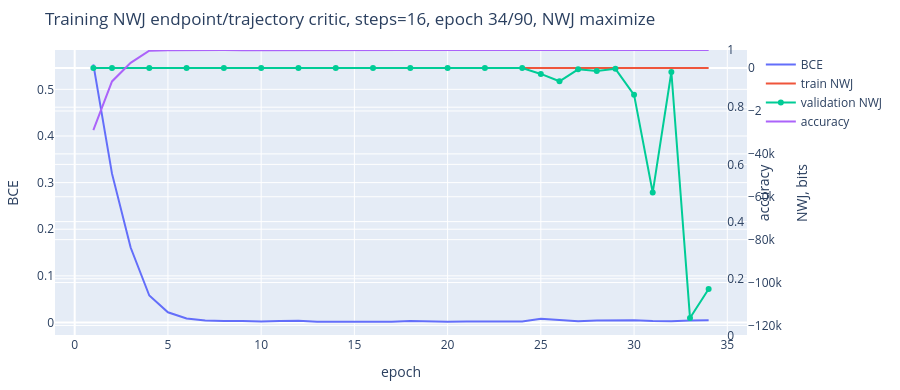

The notebook cell this image was saved under:
### Code cell
def train_discriminator_for_steps(step_count):
    model, optimizer, scheduler = create_discriminator_bundle()
    history = []
    best_val_nwj_bits = -float("inf")
    best_state_dict = None
    best_epoch = None
    stale_nwj_epochs = 0
    model.train()

    for epoch in range(1, TRAIN_EPOCHS + 1):
        if epoch == BCE_WARMUP_EPOCHS + 1:
            for group in optimizer.param_groups:
                group["lr"] = NWJ_LEARNING_RATE
        losses = []
        skipped_batches = 0
        bces = []
        accuracies = []
        pos_logits = []
        neg_logits = []
        phase = "BCE warmup" if epoch <= BCE_WARMUP_EPOCHS else "NWJ maximize"
        for _ in range(TRAIN_BATCHES_PER_EPOCH):
            x, pad_mask, endpoint, labels = make_discriminator_batch(
                TRAIN_BATCH_SIZE, step_count
            )
            positive_logit, negative_logit = contrastive_logits(
                model, x, pad_mask, endpoint, NEGATIVES_PER_POSITIVE
            )
            logits = torch.cat([positive_logit, negative_logit], dim=0)
            bce = F.binary_cross_entropy_with_logits(logits, labels)
            if epoch <= BCE_WARMUP_EPOCHS:
                loss = bce
            else:
                loss = (
                    discriminator_nwj_training_loss(positive_logit, negative_logit)
                    + NWJ_BCE_WEIGHT * bce
                )

            if not torch.isfinite(loss):
                skipped_batches += 1
                optimizer.zero_grad(set_to_none=True)
                continue
            optimizer.zero_grad(set_to_none=True)
            loss.backward()
            grad_norm = torch.nn.utils.clip_grad_norm_(model.parameters(), 1.0)
            if not torch.isfinite(grad_norm):
                skipped_batches += 1
                optimizer.zero_grad(set_to_none=True)
                continue
            optimizer.step()
            scheduler.step()

            with torch.no_grad():
                prediction = logits > 0.0
                losses.append(float(loss.detach().cpu()))
                bces.append(float(bce.detach().cpu()))
                accuracies.append(
                    float((prediction == labels.bool()).float().mean().cpu())
                )
                pos_logits.append(positive_logit.detach())
                neg_logits.append(negative_logit.detach())

        if not pos_logits:
            print(f"all batches skipped at epoch {epoch}; stopping this model")
            break
        pos_logits = torch.cat(pos_logits)
        neg_logits = torch.cat(neg_logits)
        should_validate = (
            epoch == 1
            or epoch % VALIDATION_EVERY == 0
            or epoch == TRAIN_EPOCHS
            or epoch >= NWJ_EARLY_STOP_MIN_EPOCHS
        )
        validation = None
        if should_validate:
            validation = estimate_nwj_bound(
                model,
                step_count,
                VALIDATION_BATCH_SIZE,
                VALIDATION_BATCHES_PER_POINT,
                VALIDATION_NEGATIVES_PER_POSITIVE,
                0.5,
                clamp_abs=LOGIT_ABS_CLAMP,
            )
        row = dict(
            epoch=epoch,
            phase=phase,
            loss=float(np.mean(losses)),
            bce=float(np.mean(bces)),
            accuracy=float(np.mean(accuracies)),
            skipped_batches=skipped_batches,
            train_nwj_bits=discriminator_nwj_training_bits(pos_logits, neg_logits),
            val_nwj_bits=np.nan if validation is None else validation["nwj_bits"],
            pos_logit_bits=float(
                (bounded_logits(pos_logits).mean() / math.log(2.0)).cpu()
            ),
            neg_penalty_bits=float(
                (nwj_terms(pos_logits, neg_logits)[1].mean() / math.log(2.0)).cpu()
            ),
        )
        history.append(row)

        if validation is not None and math.isfinite(row["val_nwj_bits"]):
            if row["val_nwj_bits"] > best_val_nwj_bits + NWJ_EARLY_STOP_MIN_DELTA_BITS:
                best_val_nwj_bits = row["val_nwj_bits"]
                best_epoch = epoch
                best_state_dict = {
                    key: value.detach().cpu().clone()
                    for key, value in model.state_dict().items()
                }
                stale_nwj_epochs = 0
            elif epoch > BCE_WARMUP_EPOCHS:
                stale_nwj_epochs += 1

        should_stop = (
            epoch >= NWJ_EARLY_STOP_MIN_EPOCHS
            and stale_nwj_epochs >= NWJ_EARLY_STOP_PATIENCE
            and best_state_dict is not None
        )

        if (
            epoch == 1
            or epoch % PLOT_EVERY == 0
            or epoch == TRAIN_EPOCHS
            or should_stop
        ):
            clear_output(wait=True)
            fig = go.Figure()
            fig.add_trace(
                go.Scatter(
                    x=[r["epoch"] for r in history],
                    y=[r["bce"] for r in history],
                    mode="lines",
                    name="BCE",
                )
            )
            fig.add_trace(
                go.Scatter(
                    x=[r["epoch"] for r in history],
                    y=[r["train_nwj_bits"] for r in history],
                    mode="lines",
                    name="train NWJ",
                    yaxis="y2",
                )
            )
            fig.add_trace(
                go.Scatter(
                    x=[r["epoch"] for r in history if math.isfinite(r["val_nwj_bits"])],
                    y=[
                        r["val_nwj_bits"]
                        for r in history
                        if math.isfinite(r["val_nwj_bits"])
                    ],
                    mode="lines+markers",
                    name="validation NWJ",
                    yaxis="y2",
                )
            )
            fig.add_trace(
                go.Scatter(
                    x=[r["epoch"] for r in history],
                    y=[r["accuracy"] for r in history],
                    mode="lines",
                    name="accuracy",
                    yaxis="y3",
                )
            )
            fig.update_layout(
                title=f"Training NWJ endpoint/trajectory critic, steps={step_count}, epoch {epoch}/{TRAIN_EPOCHS}, {phase}",
                xaxis_title="epoch",
                yaxis_title="BCE",
                yaxis2=dict(title="NWJ, bits", overlaying="y", side="right"),
                yaxis3=dict(
                    title="accuracy",
                    overlaying="y",
                    side="right",
                    anchor="free",
                    position=0.97,
                    range=[0.0, 1.0],
                ),
                height=390,
                margin=dict(l=40, r=90, t=50, b=40),
            )
            display(fig)

        if should_stop:
            print(
                f"early stop at epoch {epoch}: train_NWJ={row['train_nwj_bits']:.4f} bits, "
                f"val_NWJ={row['val_nwj_bits']:.4f} bits, BCE={row['bce']:.5f}, "
                f"best_val_NWJ={best_val_nwj_bits:.4f} bits at epoch {best_epoch}, "
                f"skipped={row['skipped_batches']}"
            )
            break

    if best_state_dict is not None:
        model.load_state_dict(best_state_dict)
    return {
        "model": model,
        "history": history,
        "step_count": step_count,
        "best_epoch": best_epoch,
        "best_val_nwj_bits": best_val_nwj_bits,
    }


trained_classifiers = {}
for steps in EVAL_STEP_COUNTS:
    trained_classifiers[int(steps)] = train_discriminator_for_steps(int(steps))

for steps, result in trained_classifiers.items():
    last = result["history"][-1]
    print(
        f"steps={steps:2d}: BCE={last['bce']:.4f}, acc={last['accuracy']:.4f}, "
        f"train_NWJ={last['train_nwj_bits']:.4f} bits, "
        f"best_val_NWJ={result['best_val_nwj_bits']:.4f} bits "
        f"at epoch {result['best_epoch']}, skipped={last['skipped_batches']}"
    )

### Figure 1 — Plotly figure (JSON) as saved in the notebook; plotly's stock layout.template omitted (floating-point values rounded to 4 significant figures)
{"data": [{"mode": "lines", "name": "BCE", "type": "scatter", "x": [1, 2, 3, 4, 5, 6, 7, 8, 9, 10, 11, 12, 13, 14, 15, 16, 17, 18, 19, 20, 21, 22, 23, 24, 25, 26, 27, 28, 29, 30, 31, 32, 33, 34], "y": [0.5537, 0.3192, 0.1607, 0.05782, 0.02193, 0.008693, 0.004389, 0.002948, 0.003269, 0.002114, 0.003257, 0.003952, 0.00184, 0.001771, 0.002422, 0.002613, 0.001743, 0.003173, 0.001832, 0.001703, 0.002174, 0.001794, 0.001854, 0.00192, 0.007837, 0.004806, 0.0028, 0.004087, 0.004462, 0.004767, 0.003021, 0.002648, 0.00434, 0.004899]}, {"mode": "lines", "name": "train NWJ", "type": "scatter", "x": [1, 2, 3, 4, 5, 6, 7, 8, 9, 10, 11, 12, 13, 14, 15, 16, 17, 18, 19, 20, 21, 22, 23, 24, 25, 26, 27, 28, 29, 30, 31, 32, 33, 34], "y": [-0.7352, -1.347, 0.04787, 1.818, 3.019, 4.423, 5.56, 6.363, 7.32, 8.357, 9.403, 10.41, 11.62, 12.73, 13.51, 14.73, 16.16, 16.82, 18.29, 19.47, 20.59, 21.92, 23.16, 24.46, 23.66, 26.09, 28.49, 29.37, 30.65, 31.18, 31.48, 31.73, 31.21, 31.14], "yaxis": "y2"}, {"mode": "lines+markers", "name": "validation NWJ", "type": "scatter", "x": [1, 2, 4, 6, 8, 10, 12, 14, 16, 18, 20, 22, 24, 25, 26, 27, 28, 29, 30, 31, 32, 33, 34], "y": [-1.205, -0.9423, 2.556, 5.337, 6.954, 9.009, 11.16, 13.28, 15.26, 15.37, 9.451, 21.27, 23.56, -2716.0, -6136.0, -579.8, -1355.0, -342.8, -12480.0, -58030.0, -1814.0, -116500.0, -103000.0], "yaxis": "y2"}, {"mode": "lines", "name": "accuracy", "type": "scatter", "x": [1, 2, 3, 4, 5, 6, 7, 8, 9, 10, 11, 12, 13, 14, 15, 16, 17, 18, 19, 20, 21, 22, 23, 24, 25, 26, 27, 28, 29, 30, 31, 32, 33, 34], "y": [0.7196, 0.8901, 0.9552, 0.9976, 0.9989, 0.9997, 0.9997, 0.9999, 0.9995, 0.9998, 0.9996, 0.9993, 0.9999, 0.9999, 0.9998, 0.9997, 0.9999, 0.9998, 0.9999, 1, 0.9999, 1, 1, 1, 0.9996, 0.9998, 0.9999, 0.9998, 0.9999, 0.9999, 0.9999, 0.9999, 0.9999, 0.9998], "yaxis": "y3"}], "layout": {"height": 390, "margin": {"b": 40, "l": 40, "r": 90, "t": 50}, "title": {"text": "Training NWJ endpoint/trajectory critic, steps=16, epoch 34/90, NWJ maximize"}, "xaxis": {"title": {"text": "epoch"}}, "yaxis": {"title": {"text": "BCE"}}, "yaxis2": {"overlaying": "y", "side": "right", "title": {"text": "NWJ, bits"}}, "yaxis3": {"anchor": "free", "overlaying": "y", "position": 0.97, "range": [0, 1], "side": "right", "title": {"text": "accuracy"}}}}
